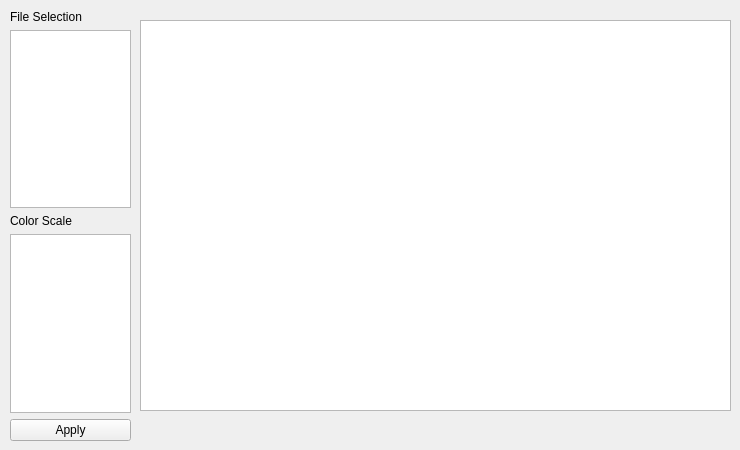
                 <widget class="QWidget" name="page_19">
                  <widget class="QGraphicsView" name="graphicsView_Vis_Res_cSca_Disp_2">
                   <property name="geometry">
                    <rect>
                     <x>140</x>
                     <y>20</y>
                     <width>591</width>
                     <height>391</height>
                    </rect>
                   </property>
                  </widget>
                  <widget class="QWidget" name="verticalLayoutWidget_7">
                   <property name="geometry">
                    <rect>
                     <x>10</x>
                     <y>10</y>
                     <width>121</width>
                     <height>431</height>
                    </rect>
                   </property>
                   <layout class="QVBoxLayout" name="verticalLayout_9">
                    <item>
                     <widget class="QLabel" name="label_Vis_Res_cSca_fSele">
                      <property name="text">
                       <string>File Selection</string>
                      </property>
                     </widget>
                    </item>
                    <item>
                     <widget class="QListWidget" name="listWidget_Vis_Res_cSca_fSele_2"/>
                    </item>
                    <item>
                     <widget class="QLabel" name="label_Vis_Res_cSca_cSca_3">
                      <property name="text">
                       <string>Color Scale</string>
                      </property>
                     </widget>
                    </item>
                    <item>
                     <widget class="QListWidget" name="listWidget_Vis_Res_cSca_cSca_3"/>
                    </item>
                    <item>
                     <widget class="QPushButton" name="pushButton_Vis_Res_cSca_Apply_2">
                      <property name="text">
                       <string>Apply</string>
                      </property>
                     </widget>
                    </item>
                   </layout>
                  </widget>
                 </widget>
